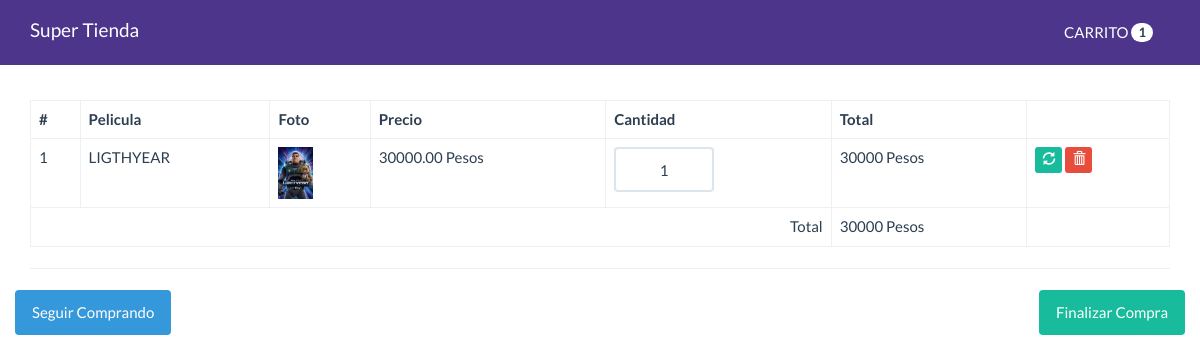
/carrito.php?id=4, run on the app's committed database.
### tables this page shows
CREATE TABLE `peliculas` (
  `id` int(11) NOT NULL,
  `titulo` varchar(80) NOT NULL,
  `descripcion` varchar(300) NOT NULL,
  `foto` varchar(100) NOT NULL,
  `precio` decimal(10,2) NOT NULL,
  `categoria_id` int(10) NOT NULL,
  `fecha` date NOT NULL,
  `estado` int(11) NOT NULL DEFAULT 1
);

### funciones.php (called while the page is built, shortened)
<?php
function calcularTotal(){
    $total = 0;
    if(isset($_SESSION['carrito'])){
        foreach($_SESSION['carrito'] as $indice => $value){
            $total += $value['precio'] * $value['cantidad'];
        }
    }
    return $total;
}
function cantidadPeliculas(){
    $cantidad = 0;
    if(isset($_SESSION['carrito'])){
        foreach($_SESSION['carrito'] as $indice => $value){
           $cantidad++;
        }
    }
    return $cantidad;
}

### src/Pelicula.php (called while the page is built, shortened)
<?php
class Pelicula{
    private $cn = null;
    public function __construct(){
        $this->config = parse_ini_file(__DIR__.'/../config.ini') ;
        $this->cn = new \PDO( $this->config['dns'], $this->config['usuario'],$this->config['clave'],array(
            \PDO::MYSQL_ATTR_INIT_COMMAND => 'SET NAMES utf8'
        ));
    }
    public function mostrarPorId($id){
        $sql = "SELECT * FROM `peliculas` WHERE `id`=:id ";
        $resultado = $this->cn->prepare($sql);
        $_array = array(
            ":id" =>  $id
        );
        if($resultado->execute($_array))
            return $resultado->fetch();
        return false;
    }
}

### carrito.php (the view, shortened to what this page needs)
<?php
require 'funciones.php';
if(isset($_GET['id']) && is_numeric($_GET['id'])){
    $id = $_GET['id'];
    $pelicula = new Supertienda\Pelicula;
    $resultado = $pelicula->mostrarPorId($id);
}
?>
<!DOCTYPE html>
<html lang="en">
  <head>
    <link rel="stylesheet" href="assets/css/bootstrap.min.css">
    <link rel="stylesheet" href="assets/css/style.css">
  </head>
  <body>
    <nav class="navbar navbar-default navbar-fixed-top head">
      <div class="container">
        <div class="navbar-header">
          <a class="navbar-brand" href="index.php">Super Tienda</a>
        </div>
        <div id="navbar" class="navbar-collapse collapse">
          <ul class="nav navbar-nav pull-right">
            <li>
              <a href="" class="btn">CARRITO <span class="badge"><?php print cantidadPeliculas(); ?></span></a>
            </li>
          </ul>
        </div>
      </div>
    </nav>
    <div class="container" id="main">
            <table class="table table-bordered table-hover">
                  <thead>
                    <tr>
                      <th>#</th>
                      <th>Pelicula</th>
                      <th>Foto</th>
                      <th>Precio</th>
                      <th>Cantidad</th>
                      <th>Total</th>
                      <th></th>
                    </tr>
                  </thead>
                  <tbody>
                      <?php
                        if(isset($_SESSION['carrito']) && !empty($_SESSION['carrito'])){
                            $c=0;
                            foreach($_SESSION['carrito'] as $indice => $value){
                                $c++;
                                $total = $value['precio'] * $value['cantidad'];
                      ?>
                        <tr>
                            <form action="actualizar_carrito.php" method="post">
                                <td><?php print $c ?></td>
                                <td><?php print $value['titulo']  ?></td>
                                <td>
                                    <?php
                                        $foto = 'upload/'.$value['foto'];
                                        if(file_exists($foto)){
                                        ?>
                                        <img src="<?php print $foto; ?>" width="35">
                                    <?php }else{?>
                                        <img src="assets/imagenes/not-found.jpg" width="35">
                                    <?php }?>
                                </td>
                                <td><?php print $value['precio']  ?> Pesos</td>
                                <td>
                                    <input type="text" name="cantidad" class="form-control u-size-100" value="<?php print $value['cantidad'] ?>">
                                </td>
                                <td>
                                    <?php print $total  ?> Pesos
                                </td>
                                <td>
                                    <button type="submit" class="btn btn-success btn-xs">
                                        <span class="glyphicon glyphicon-refresh"></span>
                                    </button>
                                    <a href="eliminar_carrito.php?id=<?php print $value['id']  ?>" class="btn btn-danger btn-xs">
                                        <span class="glyphicon glyphicon-trash"></span>
                                    </a>
                                </td>
                            </form>
                        </tr>
                    <?php
                        }
                        }else{
                    ?>
                        <tr>
                            <td colspan="7">NO HAY PRODUCTOS EN EL CARRITO</td>
                        </tr>
                    <?php
                        }
                    ?>
                </tbody>
                <tfoot>
                        <tr>
                            <td colspan="5" class="text-right">Total</td>
                            <td><?php print calcularTotal(); ?> Pesos</td>
                            <td></td>
                        </tr>
                </tfoot>
            </table>
            <hr>
            <?php
                if(isset($_SESSION['carrito']) && !empty($_SESSION['carrito'])){
            ?>
            <div class="row">
                    <div class="pull-left">
                        <a href="index.php" class="btn btn-info">Seguir Comprando</a>
                    </div>
                    <div class="pull-right">
                        <a href="finalizar.php" class="btn btn-success">Finalizar Compra</a>
                    </div>
            </div>
            <?php
                }
            ?>
    </div>
  </body>
</html>

### assets/css/style.css (style rules this page uses)
#main { margin-top: 100px; }
.u-size-100 { width: 100px; text-align: center; }
.head { background-color: #4c358a; }

### data on the page
peliculas: titulo "LIGTHYEAR", foto (picture), precio "30000.00", cantidad "1", total "30000"

### other printed values
cantidadPeliculas() "1"
calcularTotal() "30000"
